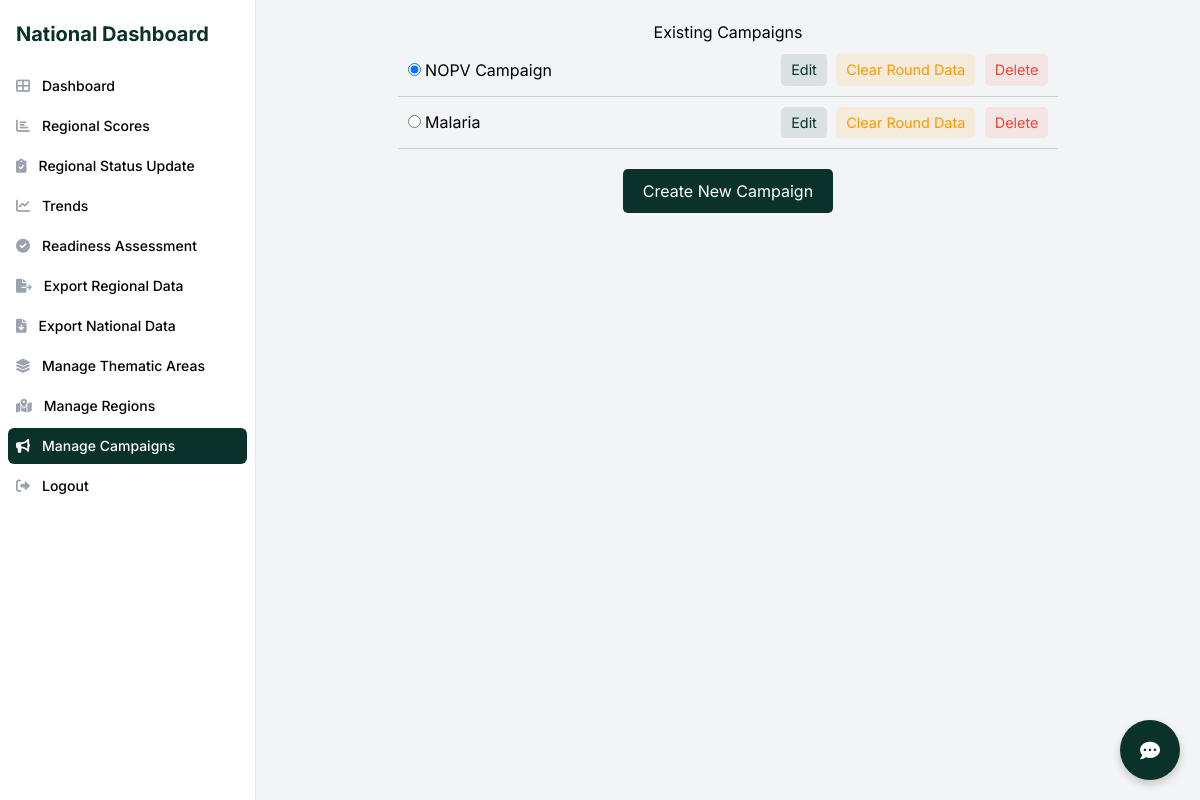
The app's page /manage_campaigns/ (signed in) with its own data.
### campaign/models.py (models this page shows, shortened)
class Campaign(models.Model):
    name = models.CharField(max_length=255)
    sia_start_date = models.DateField()
    number_of_districts = models.IntegerField()
    type_of_vaccine = models.CharField(max_length=255)
    round_number = models.CharField(max_length=50)
    is_active = models.BooleanField(default=False)
    places = models.ManyToManyField('Place', related_name='campaigns')  # New field for related places
    country = models.CharField(max_length=255)  # New field for country

### campaign/views.py (the view, shortened to what this page needs)
# urls.py: path("manage_campaigns/", views.manage_campaigns, name="manage_campaigns"),
@login_required
@restrict_access(allowed_roles=["national"])
def manage_campaigns(request):
    if request.user.role != "national":
        return redirect("main_page")
    action = request.GET.get("action")
    if action == "clear_session":
        request.session.pop("campaign_form_data", None)
        request.session.pop("selected_places", None)
        return redirect("manage_campaigns")
    selected_places_dict = request.session.get("selected_places", {})
    selected_places_dict = (
        selected_places_dict if isinstance(selected_places_dict, dict) else {}
    )
    selected_places_ids = [
        place for places in selected_places_dict.values() for place in places
    ]
    number_of_districts = len(set(selected_places_ids))
    campaign_form_data = request.session.get("campaign_form_data", {})
    campaigns = Campaign.objects.all()
    active_campaign = campaigns.filter(is_active=True).first()
    active_campaign_name = (
        active_campaign.name if active_campaign else "No Active Campaign"
    )
    return render(
        request,
        "campaign/manage_campaigns.html",
        {
            "campaigns": campaigns,
            "active_campaign_name": active_campaign_name,
        },
    )

### campaign/utilities.py (called while the page is built)
def restrict_access(allowed_roles=None, redirect_url="main_page"):
    allowed_roles = allowed_roles or []
    def decorator(view_func):
        @wraps(view_func)
        def _wrapped_view(request, *args, **kwargs):
            if not request.user.is_authenticated:
                return redirect("main_page")
            if request.user.role not in allowed_roles:
                if redirect_url:
                    return redirect(redirect_url)
                return HttpResponseForbidden("You do not have access to this resource.")
            return view_func(request, *args, **kwargs)
        return _wrapped_view
    return decorator

### campaign/templates/campaign/manage_campaigns.html (shortened to what this page needs)
{% extends "campaign/base.html" %}
{% block content %}
    <div class="existing-campaigns">
        <h2>Existing Campaigns</h2>
        <form method="post">
            <ul>
                {% for campaign in campaigns %}
                    <li>
                        <label>
                            <input type="radio" name="is_active_campaign" value="{{ campaign.id }}" {% if campaign.is_active %}checked{% endif %}>
                            {{ campaign.name }}
                        </label>
                        <div>
                            <button type="button" class="action-button edit-button" onclick="openModal('{{ campaign.id }}')">Edit</button>
                            <button type="button" class="action-button clear-round-data-button" onclick="confirmClearRoundData('{{ campaign.id }}')">Clear Round Data</button>
                            <button type="button" class="action-button delete-button" onclick="confirmDeleteCampaign('{{ campaign.id }}')">Delete</button>
                        </div>
                    </li>
                {% endfor %}
            </ul>
        </form>
        <a href="{% url 'manage_campaigns' %}?action=create" class="show-form-button">Create New Campaign</a>
    </div>
{% endblock %}

### campaign/templates/campaign/base.html (style rules this page uses)
body { font-family: 'Inter', sans-serif; }

### campaign/templates/campaign/manage_campaigns.html (style rules this page uses)
.existing-campaigns { width: 70%; margin: 20px auto; }
.existing-campaigns h2 { text-align: center; }
.existing-campaigns ul { list-style-type: none; padding: 0; }
.existing-campaigns li { padding: 10px; border-bottom: 1px solid #ccc; display: flex; align-items: center; justify-content: space-between; }
.action-button { padding: 5px 10px; font-size: 0.9em; border-radius: 5px; cursor: pointer; border: none; transition: all 0.3s ease; display: inline-block; margin-left: 5px; }
.edit-button { background-color: rgba(10, 50, 43, 0.1); color: rgba(10, 50, 43, 1); }
.clear-round-data-button { background-color: rgba(255, 153, 0, 0.1); color: #ff9800; }
.delete-button { background-color: rgba(255, 99, 71, 0.1); color: #f44336; }
.show-form-button { background-color: rgba(10, 50, 43, 1); color: white; padding: 10px 20px; border: none; border-radius: 5px; cursor: pointer; transition: background-color 0.3s ease; display: block; margin: 20px auto; text-align: center; width: fit-content; }

### records on screen
Campaign: is_active "☑ NOPV Campaign", name "NOPV Campaign"
Campaign: is_active "☐ Malaria", name "Malaria"
